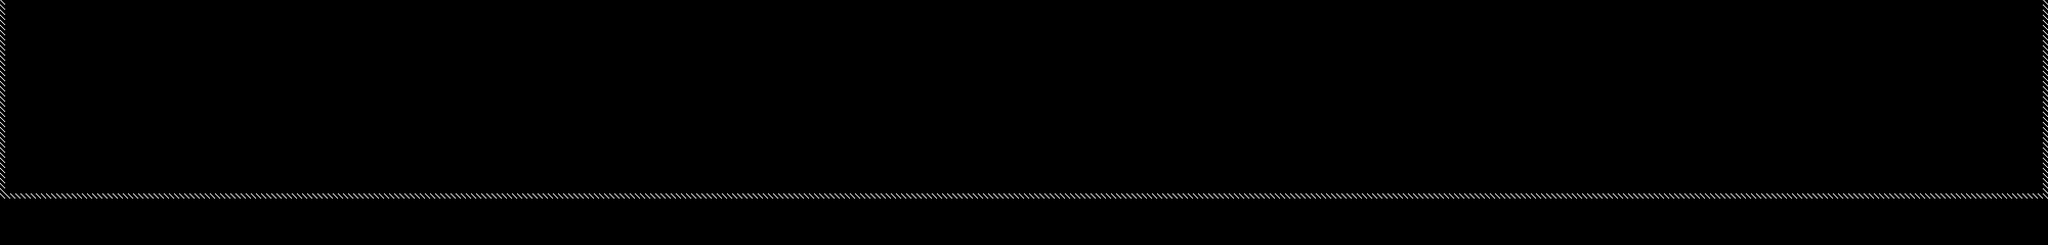

A level layout from a 2D game, rendered from its tile map. Below: a short description, then the map file with tile-grid data replaced by summaries:
An orthogonal 400x48 tile map with 10x10 px tiles, 1 tile layer (Tile Layer 1), 3 tilesets.

<map version="1.0" orientation="orthogonal" renderorder="right-down" width="400" height="48" tilewidth="10" tileheight="10" nextobjectid="11">
 <tileset firstgid="1" name="debug10x10" tilewidth="10" tileheight="10" tilecount="1" columns="1">
  <image source="../assets/graphics/debug/tile10x10.gif" width="10" height="10" />
 </tileset>
 <tileset firstgid="2" name="box" tilewidth="40" tileheight="40" tilecount="1" columns="1">
  <image source="../assets/graphics/debug/box.gif" width="40" height="40" />
 </tileset>
 <tileset firstgid="3" name="debug_door" tilewidth="50" tileheight="80" tilecount="6" columns="6">
  <image source="../assets/graphics/debug/door.gif" width="300" height="80" />
 </tileset>
 <layer name="Tile Layer 1" width="400" height="48" offsetx="0" offsety="-1">
  <data>[19200 cells, 476 non-empty, 1 distinct tile ids]</data>
 </layer>
</map>
